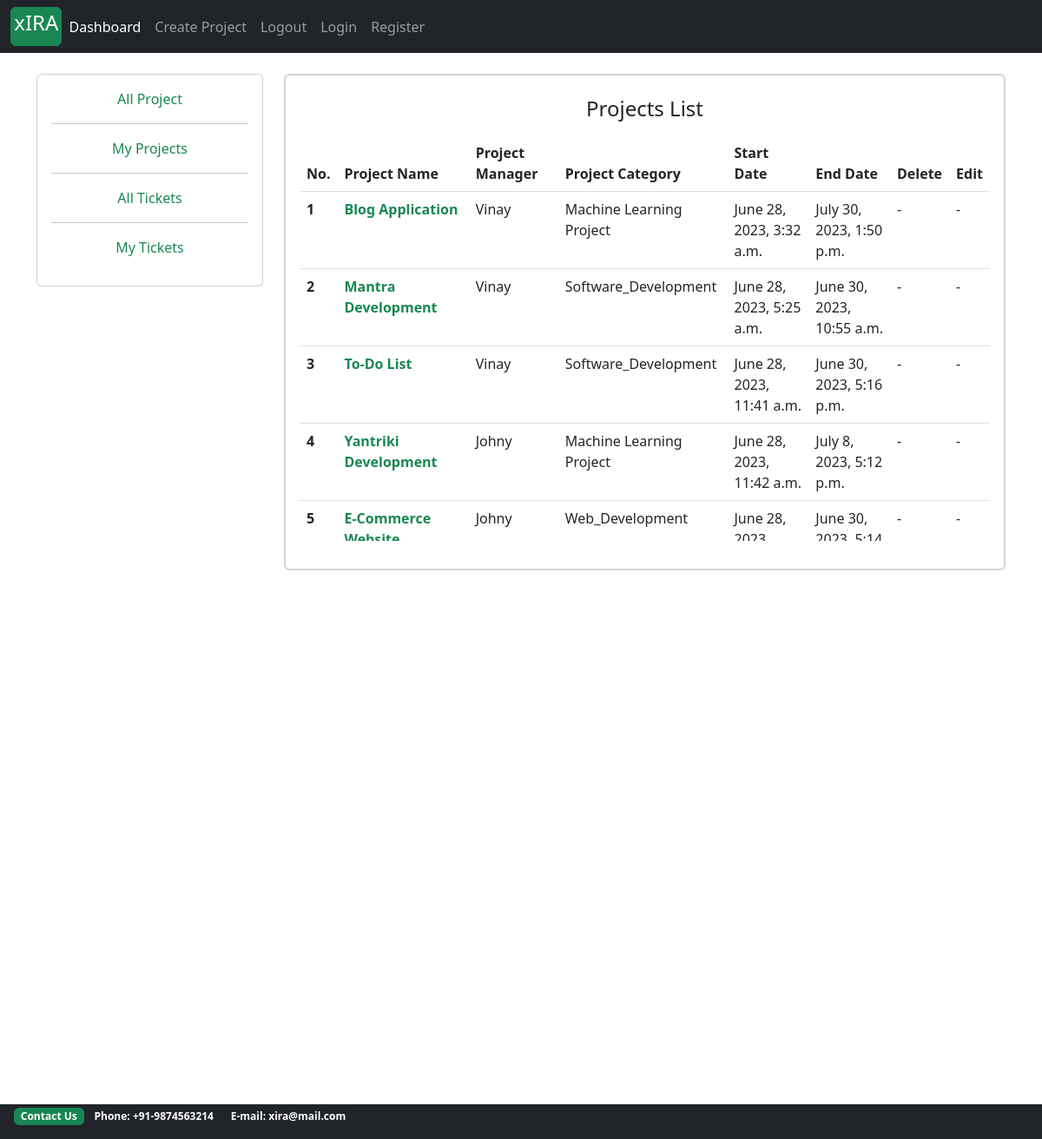
/dashboard/, run on the app's committed database.
### projects/models.py (models this page shows, shortened)
class Project(models.Model):
    project_name         = models.CharField(max_length=30)
    project_description  = models.TextField(max_length=600, blank=True)
    project_category     = models.CharField(max_length=30, choices=choices)
    project_manager      =  models.ForeignKey(ProjectManager, on_delete=models.SET_NULL, null=True)
    assignees            =  models.ManyToManyField(Account)
    start_date           = models.DateTimeField(auto_now_add=True)
    estimated_end_date   = models.DateTimeField()

### accounts/models.py (models this page shows, shortened)
class ProjectManager(models.Model):
    project_manager = models.OneToOneField(Account, on_delete=models.CASCADE)
    domain          = models.CharField(max_length=40, choices=choices_1)
    def __str__(self):
        return self.project_manager.first_name

class Account(AbstractBaseUser):
    first_name           = models.CharField(max_length=50)
    last_name            = models.CharField(max_length=50)
    work_email           = models.EmailField(max_length=100, unique=True)
    contact_number       = models.CharField(max_length=50)
    work_profile         = models.CharField(max_length=30, choices=choices)
    date_joined     = models.DateTimeField(auto_now_add=True)
    last_login      = models.DateTimeField(auto_now_add=True)
    is_admin        = models.BooleanField(default=False)
    is_staff        = models.BooleanField(default=False)
    is_active        = models.BooleanField(default=False)
    is_superadmin        = models.BooleanField(default=False)
    USERNAME_FIELD = 'work_email'
    REQUIRED_FIELDS = ['first_name', 'last_name']
    objects = MyAccountManager()

### xIRA/views.py (the view)
# urls.py: path('dashboard/', views.dashboard, name='dashboard'),
def dashboard(request, user_id=None):
    if user_id is None:
        projects = Project.objects.all()
    else:
        user_object = Account.objects.get(id=user_id)
        projects = user_object.project_set.all()
    context = {
        'projects': projects,
    }
    return render(request, 'landingPage.html', context)

### projects/context_processors.py (called while the page is built)
def create_project_form(request):
    form = ProjectCreationForm()
    context = {
        'project_creation_form': form
    }
    return context

### templates/landingPage.html
{% extends 'base.html' %}
{% block content %}
<div class="container mt-4">
 <div class="row">
    <div class="col-sm-3" style="">
      <div class="card">
    <div class="card-body">
      <a href="{% url 'dashboard' %}" class="text-success"  style="text-decoration: none"><p class="text-center">All Project</p></a>
    <hr>
      <a href="{% url 'dashboard' request.user.id %}" class="text-success"  style="text-decoration: none"><p class="text-center">My Projects</p></a>
    <hr>
      <a href="#" class="text-success"  style="text-decoration: none"><p class="text-center">All Tickets</p></a>
    <hr>
      <a href="#" class="text-success"  style="text-decoration: none"><p class="text-center">My Tickets</p></a>
    </div>
      </div>
    </div>
    <div class="col-lg" style="">
        <div class="card">
  <div class="card">
    <div class="card-body">
    <table class="table caption-top" style="position: relative;height: 520px;overflow: auto;display: block;" id="project_table">
  <caption><h4 class="text-dark text-center">Projects List</h4></caption>
  <thead>
    <tr>
      <th scope="col">No.</th>
      <th scope="col">Project Name</th>
      <th scope="col">Project Manager</th>
      <th scope="col">Project Category</th>
      <th scope="col">Start Date</th>
      <th scope="col">End Date</th>
        <th scope="col">Delete</th>
        <th scope="col">Edit</th>
    </tr>
  </thead>
{% for project in projects %}
  <tbody>
    <tr>
      <th scope="row">{{forloop.counter}}</th>
      <td>
              <a href="{% url 'project_detail' project.id %}" style="text-decoration: none" ><strong class="text-success">{{project.project_name}}</strong></a>
      </td>
      <td>{{project.project_manager}}</td>
      <td>{{project.project_category}}</td>
      <td>{{project.start_date}}</td>
      <td>{{project.estimated_end_date}}</td>
      {% if request.user.is_project_manager and project.project_manager.project_manager == request.user %}
        <td><a href="{% url 'delete_project' project.id %}" style="text-decoration: none" class="text-success">Delete</a></td>
        <td><a href="{% url 'edit_project' project.id %}" style="text-decoration: none" class="text-success">Edit</a></td>
      {% else %}
        <td>-</td>
        <td>-</td>
      {% endif %}
    </tr>
{% endfor %}
  </tbody>
</table>
      </div>
  </div>
      </div>
        </div>
    </div>
</div>
{% endblock %}

### data on the page
Project: project_name "Blog Application", project_manager "Vinay", project_category "Machine Learning Project", start_date "June 28, 2023, 3:32 a.m.", estimated_end_date "July 30, 2023, 1:50 p.m."
Project: project_name "Mantra Development", project_manager "Vinay", project_category "Software_Development", start_date "June 28, 2023, 5:25 a.m.", estimated_end_date "June 30, 2023, 10:55 a.m."
Project: project_name "To-Do List", project_manager "Vinay", project_category "Software_Development", start_date "June 28, 2023, 11:41 a.m.", estimated_end_date "June 30, 2023, 5:16 p.m."
Project: project_name "Yantriki Development", project_manager "Johny", project_category "Machine Learning Project", start_date "June 28, 2023, 11:42 a.m.", estimated_end_date "July 8, 2023, 5:12 p.m."
Project: project_name "E-Commerce…", project_manager "Johny", project_category "Web_Development", start_date "June 28,…", estimated_end_date "June 30,…"
